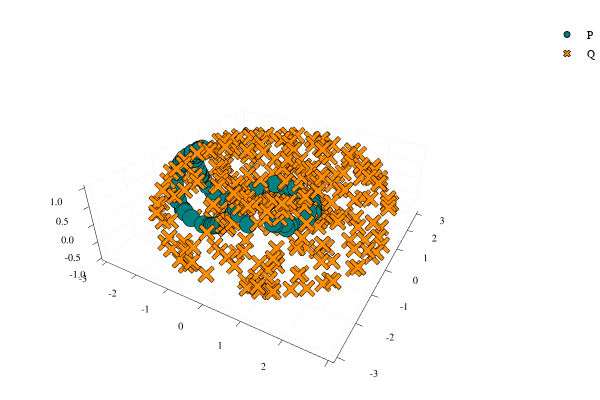

Write notebook code for a chart like this one.
### Code cell
p = plot_3D(circle, torus)
plot(p)

### Figure 1 — Plotly figure (JSON) as saved in the notebook; plotly's stock layout.template omitted (floating-point values rounded to 4 significant figures; data arrays with more than 128 entries replaced by an {"elided": "..."} marker saying what was removed)
{"data": [{"colorbar": {"title": ""}, "legendgroup": "P", "marker": {"color": "rgba(0, 129, 129, 1.000)", "line": {"color": "rgba(0, 0, 0, 1.000)", "width": 1}, "size": 6, "symbol": "circle"}, "mode": "markers", "name": "P", "showlegend": true, "type": "scatter3d", "x": [0.5066, -0.2003, -2.102, 0.1222, 0.7861, 0.8118, -2.954, 0.7432, 0.6994, 0.9662, -0.81, 0.9867, 0.8462, 0.9553, -1.385, -2.914, -1.12, 0.6574, -0.565, 0.7897, 0.4679, -0.4, -0.1714, -0.4829, 0.7659, 1.007, -2.952, 0.7615, 0.9279, 0.7085, -1.757, 0.006066, 0.1413, -2.95, -0.2442, -0.07716, -0.7964, -0.8664, 0.9981, 0.9982, -2.537, -2.739, -1.667, -0.8924, -0.8845, -2.332, -2.822, -2.892, -2.797, -2.655, -2.907, -2.57, -2.949, -2.749, -1.078, -0.929, -1.46, -0.8932, -2.803, -1.531, -2.355, -0.986, -2.909, -2.74, -1.303, -2.512, -0.882, -1.516, -2.953, -1.384, -1.846, -2.347, -2.62, -0.9005, -2.897, -2.578, -1.126, -2.81, -2.893, -2.927, -1.714, -2.832, -1.292, -0.9688, -2.311, -1.938, -2.93, -2.51, -2.853, -1.195, -1.596, -1.446, -2.91, -2.864, -1.644, -1.329, -2.922, -1.65, -2.796, -2.499], "xaxis": "x1", "y": [-0.8662, 0.9894, 0.6758, 0.9937, 0.6268, -0.6003, 0.5141, -0.7038, -0.72, 0.3009, 0.5883, 0.2632, 0.5441, 0.3802, 0.5682, 0.5701, 0.509, 0.7832, -0.8357, -0.6368, -0.8855, 0.921, -1.012, 0.8765, 0.6902, -0.1295, -0.5186, 0.6882, 0.386, 0.72, 0.636, 1.023, 0.9961, 0.4352, 0.9848, 0.998, -0.6249, -0.5403, -0.0613, -0.06152, -0.679, 0.648, 0.6217, 0.4711, 0.4735, -0.6859, 0.2983, -0.5863, -0.2816, -0.2048, -0.3708, 0.676, 0.5269, -0.2529, -0.4995, 0.4711, 0.5835, -0.4709, -0.629, 0.5974, -0.09107, -0.4799, 0.5738, 0.6477, 0.5504, 0.1448, -0.4748, -0.5945, 0.5181, 0.5678, 0.6487, 0.0888, -0.6702, -0.4701, 0.3607, -0.6752, 0.5103, -0.6266, 0.3561, -0.5569, -0.6293, -0.3059, 0.5479, -0.4768, -0.07785, -0.6602, -0.4, -0.1438, 0.6087, -0.5262, -0.6093, -0.5807, -0.3747, -0.3304, -0.6177, -0.5561, 0.5627, -0.6188, 0.281, -0.1397], "yaxis": "y1", "z": [-0.08308, -0.1377, -0.9782, -0.04961, -0.1039, -0.1385, -0.05313, -0.2157, -0.08647, -0.1539, -0.04745, -0.2049, -0.1095, -0.2357, -0.8644, -0.2477, -0.6384, -0.211, -0.1322, -0.1694, -0.05498, -0.09099, -0.2271, -0.0373, -0.2473, -0.1769, -0.06784, -0.2284, -0.09994, -0.142, -0.9913, -0.2147, -0.1099, 0.1893, -0.1704, -0.04404, -0.1566, -0.204, -0.007793, -0.009939, -0.7794, -0.5801, -0.9754, -0.1347, -0.08013, -0.9026, 0.5465, -0.3089, 0.5852, 0.7483, 0.3662, -0.7536, -0.09565, 0.6489, -0.5842, -0.2855, -0.9038, -0.1392, -0.4875, -0.9344, 0.9344, -0.4288, -0.2615, -0.5783, -0.8104, 0.8564, -0.05814, -0.9284, -0.06608, -0.8634, -0.9991, 0.9372, -0.7102, -0.1773, 0.3925, -0.7471, -0.6454, -0.4767, 0.4044, -0.1997, -0.9847, 0.5284, -0.8022, -0.3914, 0.9501, -0.9989, 0.2881, 0.8579, -0.399, -0.7199, -0.9565, -0.897, 0.3559, 0.4691, -0.9697, -0.8289, -0.2207, -0.9714, 0.5865, 0.8646], "zmax": null, "zmin": null}, {"colorbar": {"title": ""}, "legendgroup": "Q", "marker": {"color": "rgba(255, 141, 0, 1.000)", "line": {"color": "rgba(0, 0, 0, 1.000)", "width": 1}, "size": 6, "symbol": "x"}, "mode": "markers", "name": "Q", "showlegend": true, "type": "scatter3d", "x": {"elided": "300 float values"}, "xaxis": "x1", "y": {"elided": "300 float values"}, "yaxis": "y1", "z": {"elided": "300 float values"}, "zmax": null, "zmin": null}], "layout": {"annotations": [], "height": 400, "legend": {"bgcolor": "rgba(255, 255, 255, 1.000)", "bordercolor": "rgba(0, 0, 0, 1.000)", "font": {"color": "rgba(0, 0, 0, 1.000)", "family": "sans-serif", "size": 11}, "tracegroupgap": 0, "x": 1, "y": 1}, "margin": {"b": 20, "l": 0, "r": 0, "t": 20}, "paper_bgcolor": "rgba(255, 255, 255, 1.000)", "plot_bgcolor": "rgba(255, 255, 255, 1.000)", "scene": {"camera": {"eye": {"x": 1.126, "y": -1.95, "z": 1.3}}, "xaxis": {"anchor": "y1", "domain": [0.03619, 0.9934], "gridcolor": "rgba(0, 0, 0, 0.100)", "gridwidth": 0.5, "linecolor": "rgba(0, 0, 0, 1.000)", "mirror": false, "range": [-3.169, 3.112], "showgrid": true, "showline": true, "showticklabels": true, "tickangle": 0, "tickcolor": "rgb(0, 0, 0)", "tickfont": {"color": "rgba(0, 0, 0, 1.000)", "family": "sans-serif", "size": 11}, "tickmode": "array", "ticks": "inside", "ticktext": ["-3", "-2", "-1", "0", "1", "2", "3"], "tickvals": [-3, -2, -1, 0, 1, 2, 3], "title": "", "titlefont": {"color": "rgba(0, 0, 0, 1.000)", "family": "sans-serif", "size": 15}, "type": "-", "visible": true, "zeroline": false, "zerolinecolor": "rgba(0, 0, 0, 1.000)"}, "yaxis": {"anchor": "x1", "domain": [0.03762, 0.9902], "gridcolor": "rgba(0, 0, 0, 0.100)", "gridwidth": 0.5, "linecolor": "rgba(0, 0, 0, 1.000)", "mirror": false, "range": [-3.152, 3.179], "showgrid": true, "showline": true, "showticklabels": true, "tickangle": 0, "tickcolor": "rgb(0, 0, 0)", "tickfont": {"color": "rgba(0, 0, 0, 1.000)", "family": "sans-serif", "size": 11}, "tickmode": "array", "ticks": "inside", "ticktext": ["-3", "-2", "-1", "0", "1", "2", "3"], "tickvals": [-3, -2, -1, 0, 1, 2, 3], "title": "", "titlefont": {"color": "rgba(0, 0, 0, 1.000)", "family": "sans-serif", "size": 15}, "type": "-", "visible": true, "zeroline": false, "zerolinecolor": "rgba(0, 0, 0, 1.000)"}, "zaxis": {"gridcolor": "rgba(0, 0, 0, 0.100)", "gridwidth": 0.5, "linecolor": "rgba(0, 0, 0, 1.000)", "mirror": false, "range": [-1.06, 1.06], "showgrid": true, "showline": true, "showticklabels": true, "tickangle": 0, "tickcolor": "rgb(0, 0, 0)", "tickfont": {"color": "rgba(0, 0, 0, 1.000)", "family": "sans-serif", "size": 11}, "tickmode": "array", "ticks": "inside", "ticktext": ["-1.0", "-0.5", "0.0", "0.5", "1.0"], "tickvals": [-1, -0.5, 0, 0.5, 1], "title": "", "titlefont": {"color": "rgba(0, 0, 0, 1.000)", "family": "sans-serif", "size": 15}, "type": "-", "visible": true, "zeroline": false, "zerolinecolor": "rgba(0, 0, 0, 1.000)"}}, "showlegend": true, "width": 600}}
